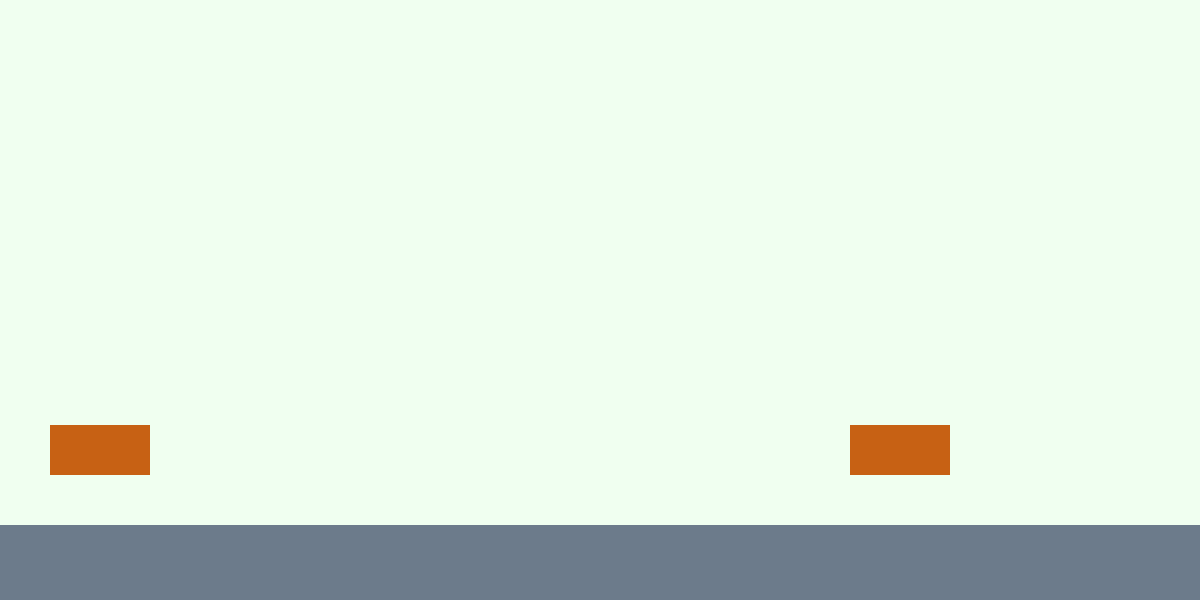
Frame 1 (no input)
Frame 60 (the mouse pressed at the canvas centre just before this capture): identical to frame 1, image omitted
Frame 120 (the mouse held since frame 60 and released just before this capture): identical to frame 1, image omitted

The Processing sketch that drew this single still picture (run headless with seeded random() and noise(); from frame 60 on, the mouse is pressed at the canvas centre):

// Processing sketch: BoxCollision
// ── BoxCollision.pde
boolean iLinked = false;

// Variables related to moving box
PVector centerRBox;

PVector velocityRBox;

PVector centerLBox;

PVector velocityLBox;

float boxHeight = 50;

float epsilon = 0.5;

float mLeft = 100;

float mRight = 100;

void setup() {
  size(1200, 600);

  centerRBox = new PVector(3 * width / 4 - mRight / 2, 3 * height / 4 - boxHeight / 2);

  centerLBox = new PVector(mLeft / 2, 3 * height / 4 - boxHeight / 2);

  velocityLBox = new PVector(0, 0);

  velocityRBox = new PVector(0, 0);
}

void draw() {
  // draw background
  background(#F0FFF0);

  // draw base
  fill(#6C7B8B);

  noStroke();

  rect(0, 7 * height / 8, width, height / 4);

  // move Left Box
  centerLBox.add(velocityLBox);

  centerRBox.add(velocityRBox);

  noStroke();

  fill(199, 97, 20);

  rect( centerRBox.x, centerRBox.y, mRight, boxHeight);

  rect( centerLBox.x, centerLBox.y, mLeft, boxHeight);

  if (checkCollisionsBetween2Boxes()) {
    // calc V1f
    PVector v1 = velocityLBox.copy();

    PVector v2 = velocityRBox.copy();

    v1.mult((mLeft - mRight * epsilon) / (mLeft + mRight));

    v2.mult((1 + epsilon) * mRight / (mLeft + mRight));

    PVector v1f = PVector.add(v1, v2);

    // calc V2f
    v1 = velocityLBox;

    v2 = velocityRBox;

    v1.mult((1 + epsilon) * mLeft / (mLeft + mRight));

    v2.mult((mRight - epsilon * mLeft) / (mLeft + mRight));

    PVector v2f = PVector.add(v1, v2);

    // set back
    velocityLBox.set(v1f.x, v1f.y);

    velocityRBox.set(v2f.x, v2f.y);

    PVector testVec = PVector.sub(velocityLBox, velocityRBox);

    if ( testVec.mag() < 1.0e-4) {
      iLinked = true;
    } else {
      iLinked = false;
    }
  }

  checkCollistionWithBorders();
}

boolean checkCollisionsBetween2Boxes() {
  // collisions between 2 boxes
  float widthSum = (mLeft + mRight) / 2;

  float distance = centerRBox.dist(centerLBox);

  if (distance <= widthSum) {
    return true;
  } else {
    return false;
  }
}

void checkCollistionWithBorders() {
  if (!iLinked) {
    // the left Box moves towards the positive direction
    if (velocityLBox.x > 0)
    {
      float dist = centerLBox.x + mLeft / 2;

      if (dist >= width) {
        velocityLBox.set(-velocityLBox.x, 0);
      }
    }
    // the left Box moves towards the negative direction
    else {
      float dist = centerLBox.x - mLeft / 2;

      if (dist <= 0) {
        velocityLBox.set(-velocityLBox.x, 0);
      }
    }

    // the right Box moves towards the positive direction
    if (velocityRBox.x > 0)
    {
      float dist = centerRBox.x + mRight / 2;

      if (dist >= width) {
        velocityRBox.set(-velocityRBox.x, 0);
      }
    }
    // the right Box moves towards the negative direction
    else {
      float dist = centerRBox.x - mRight / 2;

      if (dist <= 0) {
        velocityRBox.set(-velocityRBox.x, 0);
      }
    }
  }
  // the left Box moves towards the positive direction
  else {
    if (velocityRBox.x > 0)
    {
      float dist = centerRBox.x + mRight / 2;

      if (dist >= width) {
        velocityRBox.set(-velocityRBox.x, 0);

        velocityLBox.set(-velocityLBox.x, 0);
      }
    }

    // the left Box moves towards the negative direction
    if (velocityLBox.x < 0)
    {
      float dist = centerLBox.x - mLeft / 2;

      if (dist <= 0) {
        velocityLBox.set(-velocityLBox.x, 0);

        velocityRBox.set(-velocityRBox.x, 0);
      }
    }
  }
}

void keyPressed() {
  if (key == 'r' || key == 'R') {
    // reset velocity of 2 Boxes
    epsilon = 0.5;

    mLeft = 100;

    mRight = 100;

    centerLBox.set(0, 0);

    centerRBox.set(0, 0);

    centerRBox = new PVector(3 * width / 4 - mRight / 2, 3 * height / 4 - boxHeight / 2);

    centerLBox = new PVector(mLeft / 2, 3 * height / 4 - boxHeight / 2);

    velocityLBox.set(0, 0);

    velocityRBox.set(0, 0);
  }

  if (key == 'a' || key == 'A') {
    velocityLBox.set(5, 0);
  }

  if (key == 'd' || key == 'D') {
    velocityRBox.set(-3, 0);
  }
}
